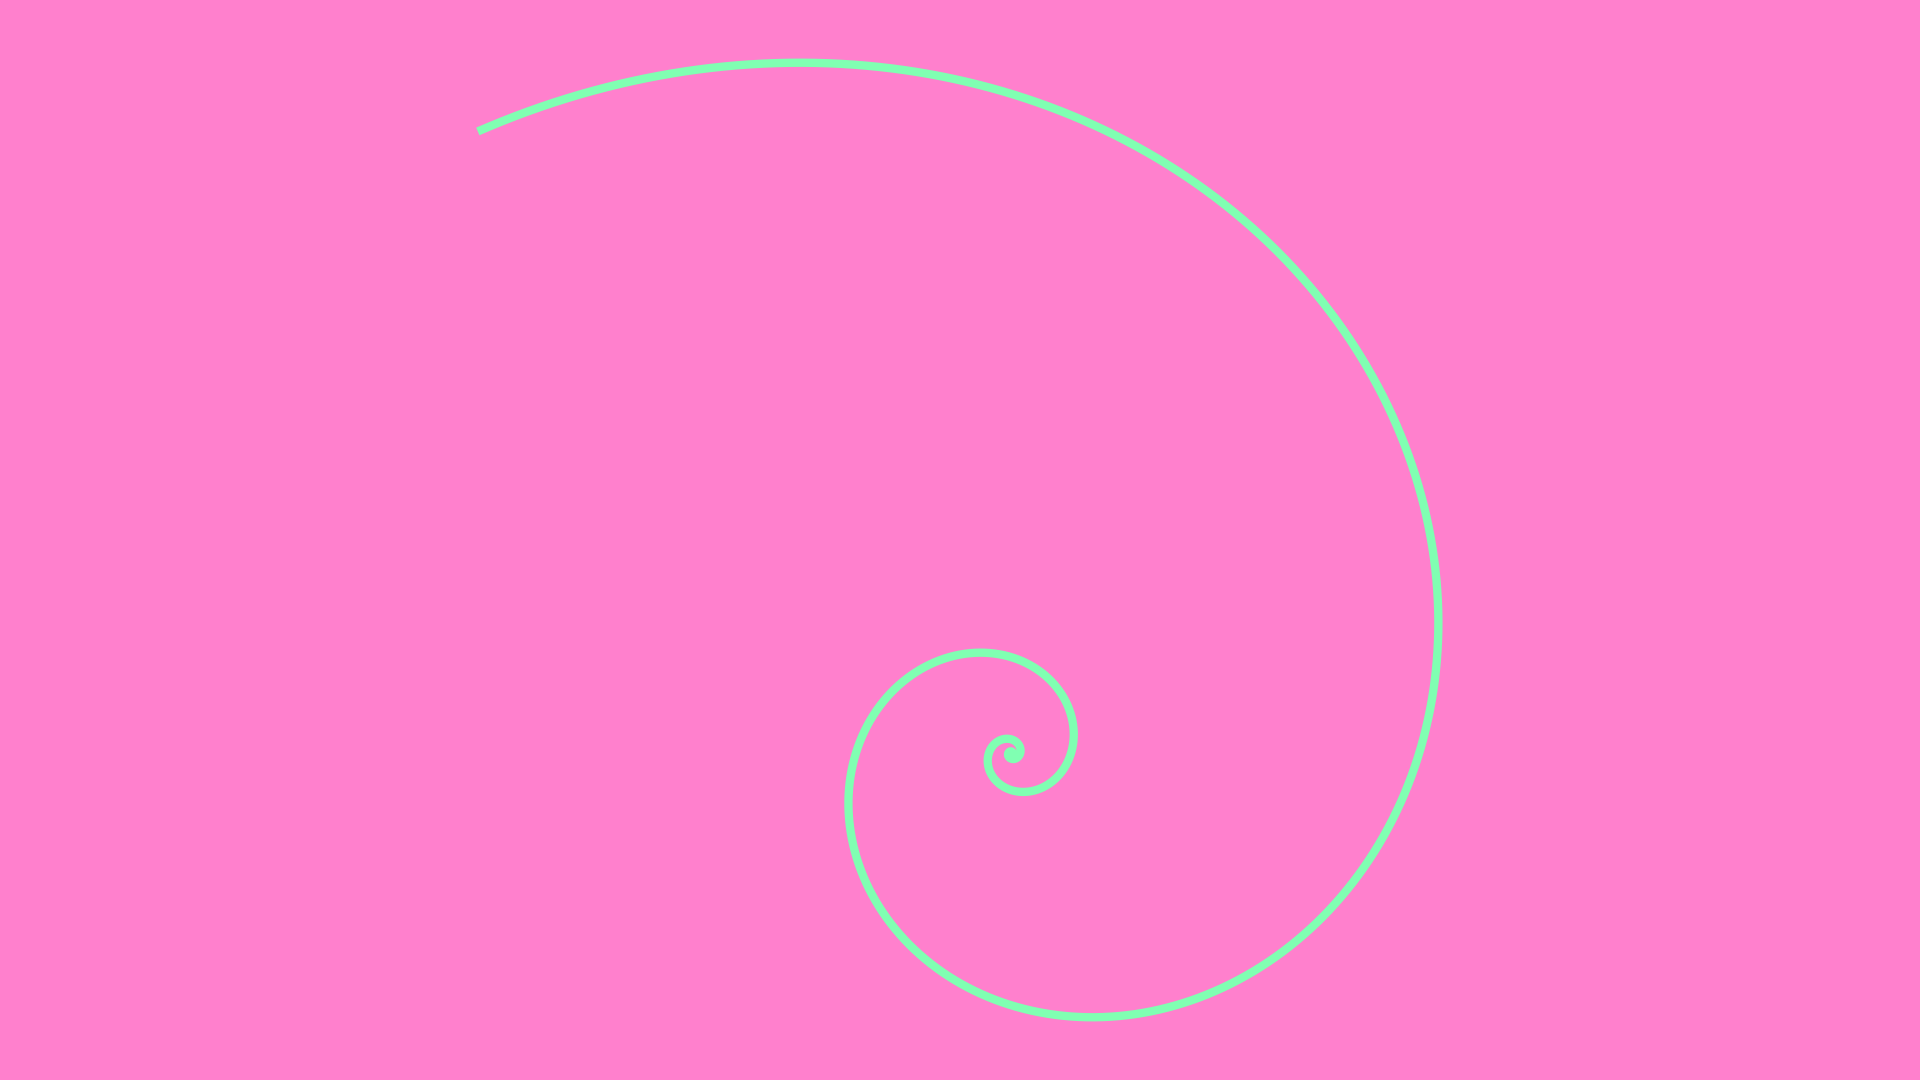

Recreate this plot in Python.
from pathlib import Path

import matplotlib.pyplot as plt
import numpy as np


def hsv2rgb(h: float=0.0, s: float=1.0, v: float=1.0) -> str:
    rgb: np.ndarray = (255 * ((np.clip(np.abs(np.modf(h + np.array([0.0, 2.0, 1.0]) / 3)[0] * 6 - 3) - 1, 0, 1) - 1) * s + 1) * v).round(0).astype(int)
    return "#" + "".join(f"{i:02x}" for i in rgb)


def main() -> None:
    # config
    fp: Path = Path(__file__).resolve().with_suffix(".png")
    plt.rcParams["figure.dpi"] = 100
    plt.rcParams["figure.figsize"] = [19.2, 10.8]
    rng: np.random.Generator = np.random.default_rng()
    offset: float = rng.random()
    saturation: float = 0.5
    value: float = 1.0
    bgc: str = hsv2rgb(offset, saturation, value)
    # generate figure
    fig: plt.Figure
    ax: plt.Axes
    fig, ax = plt.subplots()
    # plot
    phi: float = 0.5*(1+np.sqrt(5))
    b: float = np.log(phi)/(0.5*np.pi)
    l: np.ndarray = np.linspace(0, np.exp(b*np.pi*24), 1+10000, endpoint=True)
    t: np.ndarray = 1/b*np.log(1+l/np.sqrt(1+1/(b*b)))
    r: np.ndarray = np.exp(b*t)
    x: np.ndarray = r * np.cos(t)
    y: np.ndarray = r * np.sin(t)
    hue: float = offset + 0.5
    ax.plot(x, y, linewidth=6, color=hsv2rgb(hue, saturation, value))
    # arrange
    #ax.set_xlim(0, 1)
    #ax.set_ylim(0, 1)
    ax.axis("off")
    ax.set_aspect("equal")
    ax.set_facecolor(bgc)
    fig.set_facecolor(bgc)
    fig.tight_layout()
    # output
    fig.savefig(fp)
    plt.cla()
    plt.clf()
    plt.close(fig)
    return None


if __name__ == "__main__":
    main()
